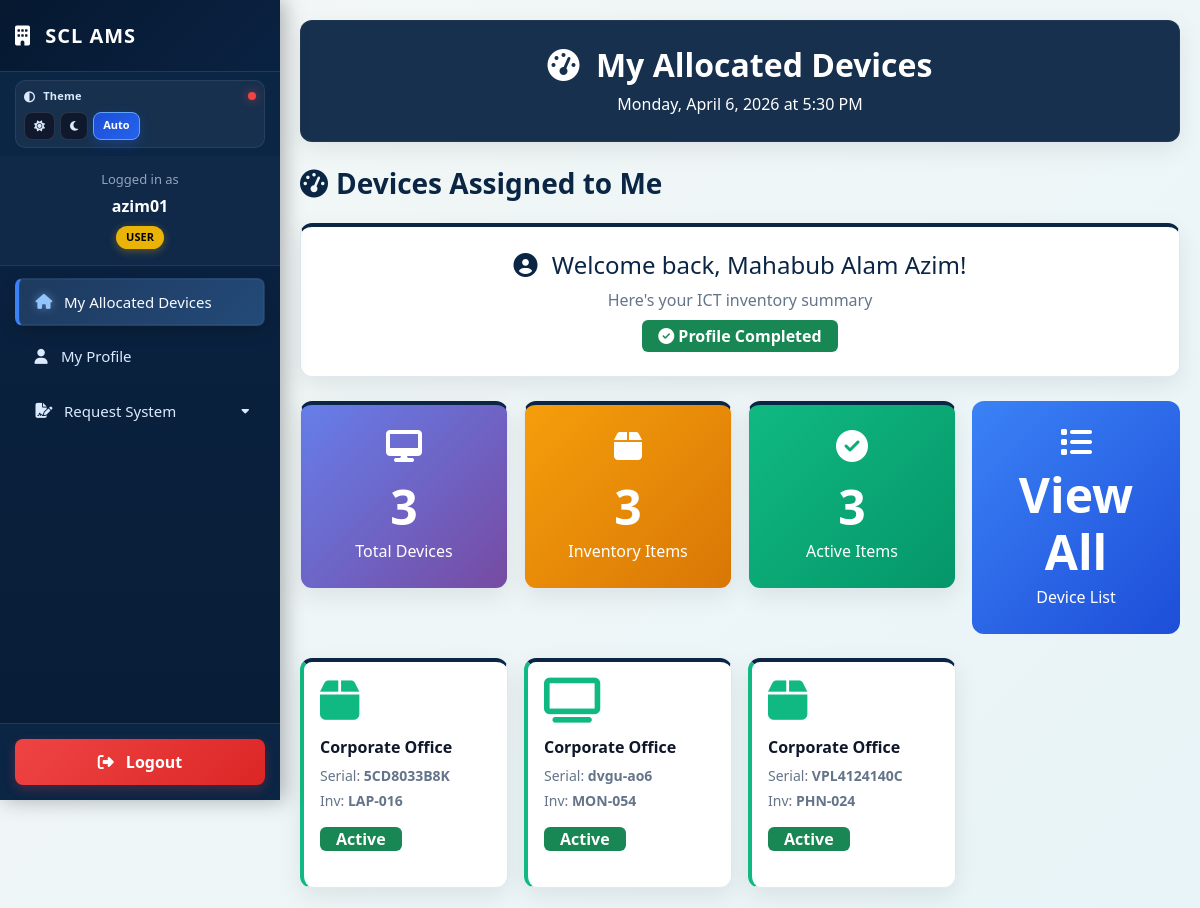
/ (signed in), run on the app's committed database.
### tables this page shows
CREATE TABLE `users` (
  `id` int(11) NOT NULL AUTO_INCREMENT,
  `username` varchar(100) NOT NULL,
  `role` varchar(50) NOT NULL DEFAULT 'user',
  `email` varchar(100) NOT NULL,
  `password` varchar(255) NOT NULL,
  `department` varchar(100) DEFAULT NULL,
  `user_role` varchar(50) NOT NULL DEFAULT 'user',
  `full_name` varchar(150) DEFAULT NULL,
  `title` varchar(20) DEFAULT NULL,
  `phone` varchar(20) DEFAULT NULL,
  `designation` varchar(100) DEFAULT NULL,
  `place_of_posting` varchar(150) DEFAULT NULL,
  `employee_category` varchar(50) DEFAULT NULL,
  `employment_status` varchar(50) DEFAULT NULL,
  `date_of_joining` date DEFAULT NULL,
  `nid_company_id` varchar(50) DEFAULT NULL,
  `emergency_contact` varchar(20) DEFAULT NULL,
  `address` text DEFAULT NULL,
  `confirm_token` varchar(100) DEFAULT NULL,
  `confirm_token_expiry` datetime DEFAULT NULL,
  `token_created_at` datetime DEFAULT NULL,
  `created_at` timestamp NULL DEFAULT current_timestamp(),
  `last_login_ip` varchar(50) DEFAULT NULL,
  `allow_theme_control` tinyint(1) NOT NULL DEFAULT 0,
  `signature_type` varchar(20) DEFAULT NULL,
  `signature_file` varchar(255) DEFAULT NULL,
  `signature_draw` text DEFAULT NULL,
  `is_active` tinyint(1) NOT NULL DEFAULT 1,
  PRIMARY KEY (`id`),
  UNIQUE KEY `username` (`username`),
  UNIQUE KEY `email` (`email`)
);

CREATE TABLE `assets` (
  `id` int(11) NOT NULL AUTO_INCREMENT,
  `sl_no` varchar(50) DEFAULT NULL,
  `inventory` varchar(100) NOT NULL,
  `employee_id` varchar(50) DEFAULT NULL,
  `employee_name` varchar(150) DEFAULT NULL,
  `department` varchar(100) DEFAULT NULL,
  `details` text DEFAULT NULL,
  `serial_model` varchar(100) DEFAULT NULL,
  `status` varchar(50) DEFAULT 'In Stock',
  `unit` varchar(50) DEFAULT NULL,
  `purchase_date` date DEFAULT NULL,
  `warranty_months` int(11) DEFAULT NULL,
  `remarks` text DEFAULT NULL,
  `entry_user` varchar(100) DEFAULT NULL,
  `entry_datetime` timestamp NULL DEFAULT current_timestamp(),
  `update_user` varchar(100) DEFAULT NULL,
  `update_datetime` timestamp NULL DEFAULT NULL ON UPDATE current_timestamp(),
  `handover_doc` varchar(255) DEFAULT NULL,
  `vendor_doc` varchar(255) DEFAULT NULL,
  PRIMARY KEY (`id`),
  UNIQUE KEY `inventory` (`inventory`)
);

### index.php (the view, shortened to what this page needs)
<?php
require_once('header.php');
$username = $_SESSION['UserName'];
$u_sql = "SELECT full_name, nid_company_id, phone, email, designation, department
          FROM users
          WHERE username = '" . mysqli_real_escape_string($conn, $username) . "'
          LIMIT 1";
$user_result = mysqli_query($conn, $u_sql);
$user_info = mysqli_fetch_assoc($user_result) ?: [];
$profile_complete = !empty($user_info['full_name']) &&
                    !empty($user_info['nid_company_id']) &&
                    !empty($user_info['phone']) &&
                    !empty($user_info['email']) &&
                    !empty($user_info['department']);
$emp_id = $user_info['nid_company_id'] ?? '';
$emp_name = $user_info['full_name'] ?? '';
$device_count = 0;
$assets = [];
if ($profile_complete) {
    $assets_sql = "SELECT inventory, serial_model, details, status, unit
                   FROM assets
                   WHERE (employee_id = '" . mysqli_real_escape_string($conn, $emp_id) . "'
                       OR employee_name LIKE '%" . mysqli_real_escape_string($conn, $emp_name) . "%')
                   AND status IN ('Assigned', 'Active')
                   ORDER BY inventory ASC";
    $assets_result = mysqli_query($conn, $assets_sql);
    if ($assets_result) {
        $device_count = mysqli_num_rows($assets_result);
        while ($row = mysqli_fetch_assoc($assets_result)) {
            $assets[] = $row;
        }
    }
}
?>
<?php if (!$profile_complete): ?>
    <div class="dashboard-card profile-alert shadow-lg p-4">
        <div class="row align-items-center g-3">
            <div class="col-md-8">
                <h5 class="mb-2">
                    <i class="fas fa-exclamation-triangle me-2 text-warning"></i>
                    <strong>Complete Your Profile First</strong>
                </h5>
                <p class="mb-0">To view your dashboard and assigned devices, please update your complete profile information.</p>
            </div>
            <div class="col-md-4 text-md-end">
                <a href="profile.php" class="btn btn-warning btn-lg px-4 fw-bold">
                    <i class="fas fa-user-edit me-2"></i>Update Profile Now
                </a>
                <span class="badge profile-badge ms-2 fs-6 px-2 py-1">Required</span>
            </div>
        </div>
    </div>
<?php else: ?>
    <div class="dashboard-card text-center mb-4 p-4">
        <h4 class="mb-2" style="color: #0b2545;">
            <i class="fas fa-user-circle me-2"></i>
            Welcome back, <?php echo htmlspecialchars($emp_name); ?>!
        </h4>
        <p class="text-muted mb-2">Here's your ICT inventory summary</p>
        <div class="mb-0">
            <span class="badge bg-success fs-6 px-3 py-2">
                <i class="fas fa-check-circle me-1"></i>Profile Completed
            </span>
        </div>
    </div>
    <div class="row g-3 mb-4">
        <div class="col-md-3 col-sm-6">
            <div class="metric-card dashboard-card" style="background: linear-gradient(135deg, #667eea 0%, #764ba2 100%);">
                <i class="fas fa-desktop fa-2x mb-3"></i>
                <div class="display-5 fw-bold mb-1"><?php echo $device_count; ?></div>
                <div class="fs-6 opacity-90">Total Devices</div>
            </div>
        </div>
        <div class="col-md-3 col-sm-6">
            <div class="metric-card dashboard-card" style="background: linear-gradient(135deg, #f59e0b 0%, #d97706 100%);">
                <i class="fas fa-box fa-2x mb-3"></i>
                <div class="display-5 fw-bold mb-1"><?php echo $device_count; ?></div>
                <div class="fs-6 opacity-90">Inventory Items</div>
            </div>
        </div>
        <div class="col-md-3 col-sm-6">
            <div class="metric-card dashboard-card" style="background: linear-gradient(135deg, #10b981 0%, #059669 100%);">
                <i class="fas fa-check-circle fa-2x mb-3"></i>
                <div class="display-5 fw-bold mb-1"><?php echo $device_count; ?></div>
                <div class="fs-6 opacity-90">Active Items</div>
            </div>
        </div>
        <div class="col-md-3 col-sm-6">
            <a href="employee_devices.php?emp_id=<?php echo str_pad($emp_id, 8, '0', STR_PAD_LEFT); ?>"
               class="metric-card text-white text-decoration-none h-100 d-flex flex-column justify-content-center align-items-center"
               style="background: linear-gradient(135deg, #3b82f6 0%, #1d4ed8 100%);">
                <i class="fas fa-list fa-2x mb-2"></i>
                <div class="display-5 fw-bold mb-1">View All</div>
                <div class="fs-6 opacity-90">Device List</div>
            </a>
        </div>
    </div>
    <div class="row g-3">
        <?php if (!empty($assets)): ?>
            <?php foreach ($assets as $row): ?>
                <?php
                $asset_desc = strtolower(($row['details'] ?? '') . " " . ($row['unit'] ?? ''));
                $icon = "fa-box";
                if (strpos($asset_desc, 'laptop') !== false) {
                    $icon = "fa-laptop";
                } elseif (strpos($asset_desc, 'desktop') !== false || strpos($asset_desc, 'pc') !== false) {
                    $icon = "fa-desktop";
                } elseif (strpos($asset_desc, 'printer') !== false) {
                    $icon = "fa-print";
                } elseif (strpos($asset_desc, 'monitor') !== false || strpos($asset_desc, 'display') !== false) {
                    $icon = "fa-tv";
                } elseif (strpos($asset_desc, 'mouse') !== false) {
                    $icon = "fa-mouse";
                } elseif (strpos($asset_desc, 'keyboard') !== false) {
                    $icon = "fa-keyboard";
                }
                ?>
                <div class="col-xl-3 col-md-4 col-sm-6">
                    <div class="dashboard-card device-card h-100 p-3">
                        <i class="fas <?php echo $icon; ?> device-icon"></i>
                        <h6 class="fw-bold mb-2"><?php echo htmlspecialchars($row['unit'] ?? 'Device'); ?></h6>
                        <div class="mb-3 small">
                            <div class="text-muted mb-1">
                                Serial: <strong><?php echo htmlspecialchars($row['serial_model'] ?? 'N/A'); ?></strong>
                            </div>
                            <div class="text-muted">
                                Inv: <strong><?php echo htmlspecialchars($row['inventory']); ?></strong>
                            </div>
                        </div>
                        <span class="badge bg-success px-3 py-1 fs-6">Active</span>
                    </div>
                </div>
            <?php endforeach; ?>
        <?php endif; ?>
    </div>
<?php endif; ?>
<?php
require_once('layout_inventory.php');
?>

### data on the page
users: full_name "Mahabub Alam Azim"
assets: unit "Corporate Office", serial_model "5CD8033B8K", inventory "LAP-016"
assets: unit "Corporate Office", serial_model "dvgu-ao6", inventory "MON-054"
assets: unit "Corporate Office", serial_model "VPL4124140C", inventory "PHN-024"

### other printed values
$username "azim01"
$user_role_raw "USER"
$page_header_title "My Allocated Devices"
$page_header_subtitle "Monday, April 6, 2026 at 5:30 PM"
$page_top_title "Devices Assigned to Me"
$device_count "3"
